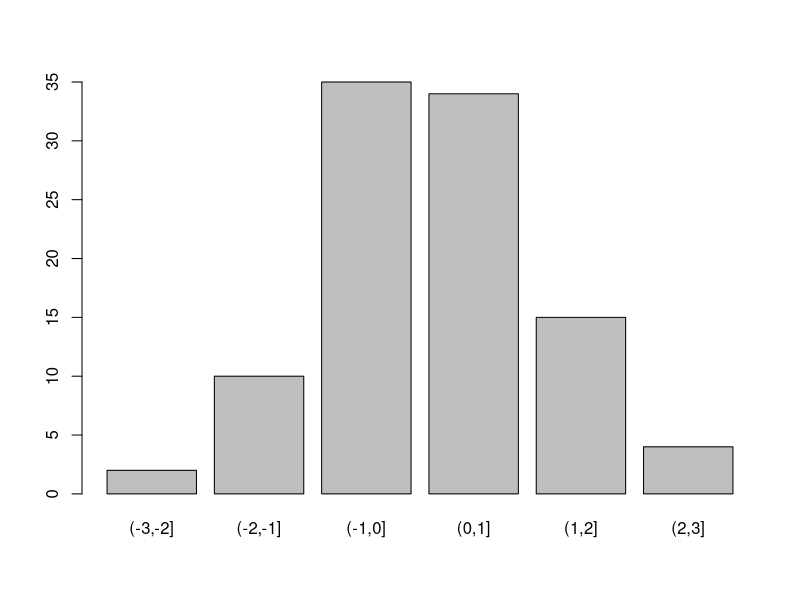

This figure's R source:

#
#   Dalykas: STATISTINĖS DUOMENŲ ANALIZĖS SISTEMA IR PROGRAMAVIMO KALBA R
#            Kategoriniai kintamieji -- faktoriai.
#
#  Autorius: Tomas Rekašius
#
#   Sukurta: 2013-03-18 | 2013-05-06
#


# TURINYS -------------------------------

# 
#   1. Faktorių sudarymas ir jų sąvybės:
#      * komanda factor
#      * komanda class
#      * komanda mode
#      * komanda levels
#      * komanda nlevels
#      * komanda length
#      * komanda attributes
#      * komanda str
#      * komanda is.ordered
#      * komanda gl
#
#   2. Faktorių reikšmų keitimas:
#      * komanda relevel
#      * komanda droplevels
#      * operatorius [
#      * komanda ordered
#


# PASTABOS ------------------------------

#
# Parašyti apie funkcijos reorder taikymą.
# 


# NUSTATYMAI ----------------------------

# Nustatoma lietuviška lokalė. 
Sys.setlocale(locale = "Lithuanian")

# Nustatomas darbinis katalogas.
setwd("C:/Downloads")

# Ištrinami visi seni kintamieji.
rm(list = ls())


# --------------------------------------- #
# FAKTORIAI IR JŲ SAVYBĖS                 #
# --------------------------------------- #

# Programavimo kalboje R faktoriais vadinami vardų arba rangų skalės kintamieji,
# kurie įgyja baigtinį skaičių skirtingų reikšmių. Statistikoje tokie kintamieji
# vadinami kategoriniais. Kategorinių kintamųjų reikšmės dažnai būna užkoduotos 
# simboliais, žodžiais, pavadinimais ar skaičiais. Jei faktorius sudarytas iš 
# vardų skalėje išmatuoto kategorinio kintamojo, tai jo reikšmių išrikiavimas 
# neturi jokios prasmės. Jei tai ranginis kintamasis, tai rango didėjimo tvarka 
# išrikiuotos reikšmės turi tam tikrą prasmę.

# Tokiems kintamiesiems sukurti R naudojama funkcija factor. Jos parametrai:
# 
#        x -- kategorinio kintamojo reikšmių vektorius,
#   levels -- skirtingų kategorinio kintamojo reikšmių vektorius,
#   labels -- kintamojo reikšmių pavadinimų vektorius,
#  ordered -- loginė reikšmė, jei TRUE, tai nurodo, kad kintamasis yra ranginis.


# Turime vektorių, kurio reikšmės nurodo pvz. anketą pildančių žmonių lytį.
# Pagal nutylėjimą galimos faktoriaus reikšmės bus išrikiuotos pagal abėcėlę.

x <- c("Vyras", "Moteris", "Vyras", "Moteris", "Moteris", "Moteris", "Vyras")
f <- factor(x)
f


# Faktorius kaip duomenų struktūra yra specialaus factor tipo.
class(f)

# Nepriklausomai nuo to, kokias reikšmes įgyja kategorinis kintamasis, faktorius
# yra sveikųjų skaičių 1, 2, ... , k vektorius, kur k yra skirtingų kintamojo 
# reikšmių skaičius, o kiekvienam jo nariui priskirtas pavadinimas -- kategorinio 
# kintamojo reikšmė. Todėl funkcija mode nurodo, kad faktoriaus kaip vektoriaus 
# reikšmės yra numeric tipo.

mode(f)


# Kokias skirtingas reikšmes turi kategorinis kintamasis parodo funkcija levels.
levels(f)

# Kiek skirtingų reikšmių turi kategorinis kintamasis parodo funkcija nlevels.
nlevels(f)

# Kaip ir kiekvieno vektoriaus, faktoriaus ilgis reiškia visų jo elementų skaičių.
length(f)


# Faktorius kaip R kintamasis turi keletą pagrindinių atributų: tai yra kintamojo 
# reikšmių vektorius ir faktoriaus kaip duomenų struktūros klasė.
attributes(f)

# Faktoriaus struktūrą galima pamatyti naudojant funkciją str. Matosi, kad faktorius 
# yra tam tikrą skirtingų reikšmių skaičių turintis sveikųjų skaičių vektorius.
str(f)


# Funkcija is.ordered nurodo, ar faktorius yra ranginis kintamasis, šiuo atveju ne.
is.ordered(f)


# Tam tikra iš anksto nustatyta tvarka išdėstytų faktorių seka generuojama su 
# funkcija gl. Jos parametrai:
# 
#       n -- kintamojo įgyjamų reikšmių skaičius,
#       k -- reikšmių pakartojimų skaičius,
#  length -- bendras faktoriaus elementų skaičius,
#  labels -- faktoriaus įgyjamų reikšmių pavadinimų vektorius,
# ordered -- loginis kintamasis, nurodantis ar faktorius yra ranginis.


# Sukursime faktorių turintį dvi kategorijas, kurios pakartotos po penktis kartus.
# Kadangi kategorijų vardai nenurodyti, juos atstoja kategorijų numeriai: 1 ir 2.
g <- gl(n = 2, k = 5)
g

# Galima sukurti dvi periodiškai pasikartojančias kategorijas turintį faktorių.
g <- gl(n = 2, k = 1, length = 10)
g

# Kategorijoms galima suteikti vardus, kurie nebūtinai turi būti žodis ar skaičius.
g <- gl(2, 1, 10, labels = c("Mėsa", "><(((°>"))
g

table(g)


# NAUDINGA ------------------------------

# Tą patį rezultatą galima gauti ir nenaudojant procedūros gl, tačiau komanda 
# gaunasi ne tokia kompaktiška: su funkcija rep generuojame pasikartojančią seką,
# kurią vėliau paverčiame į faktorių ir priskiriame kategorijoms pavadinimus.
g <- rep(1:2, length = 10)
g <- factor(g, labels = c("Mėsa", "><(((°>"))
g


# UŽDUOTIS ------------------------------ 

# 1. Sugeneruokite faktorių h, kuris turėtų po 5 kartus pasikartojančias tris 
#    kategorijas, ir suteikite joms vardus "I lygis", "II lygis" ir "III lygis".
# 2. Faktorių h su tokiais pat kategorijų pavadinimais sudarykite naudodami 
#    funkcijas rep ir factor.
# 3. Sugeneruokite faktorių d, kuris reikštų visas vieno mėnesio savaitės dienas.
#    Tarkime, kad mėnuo turi 30 dienų, o savaitės dienas pradedame skaičiuoti nuo
#    pirmadienio. Savaitės dienoms suteikite pilnus vardus.


# --------------------------------------- #
# FAKTORIŲ REIKŠMIŲ KEITIMAS              #
# --------------------------------------- #

# Išvedant faktorių į ekraną, užrašomi visi skirtingi kintamojo reikšmių variantai 
# (levels). Jei kategorinis kintamasis buvo užrašytas kaip tekstinių arba simbolinių 
# reikšmių vektorius, tai faktoriuje tos reikšmės bus išrikiuotos abėcėlės tvarka, 
# jei kintamojo reikšmių vektorius buvo iš skaičių -- tada išrikiuotos jų didėjimo 
# tvarka. Tačiau tokia tvarka dar nereiškia, kad faktorius yra ranginis kintamasis!

# Faktoriaus visų galimų reikšmių vektorių ir jo elementų išdėstymo tvarką parodo 
# funkcija levels. Pavyzdžiui, kintamojo reikšmės "Moteris" ir "Vyras" yra tekstinės,
# todėl pagal nutylėjimą faktoriuje jos išrikiuotos pagal abėcėlę.
levels(f)


# Naudojant funkciją levels, jau sukurto faktoriaus įgyjamų reikšmių vektorių galima 
# pervadinti. Čia svarbu išlaikyti tą pačią reikšmių tvarką: ("Moteris", "Vyras"), o
# naujas reikšmių vektorius gali būti pvz., ("Mot", "Vyr"), ("M", "V") ar panašiai.

levels(f) <- c("Mot", "Vyr")
levels(f)
f


# Su funkcija levels atliekamas faktoriaus įgyjamų reikšmių išdėstymo pakeitimas 
# yra nekorektiškas! Pavyzdžiui, pakeitus faktoriaus reikšmių "Moteris" ir "Vyras" 
# išdėstymo tvarką, į priešingas pasikeičia ir visų faktoriaus reikšmių prasmės!
# Padarius tokią klaidą, visos statistinės išvados apie kintamąjį bus neteisingos.

levels(f) <- c("Vyras", "Moteris")
levels(f)
f


# Pagal nutylėjimą abėcėlės tvarka išdėstytą kategorinio kintamojo įgyjamų reikšmių 
# vektorių galima pakeisti faktoriaus sudarymo metu nurodant reikiamą tų reikšmių 
# išdėstymo vektorių levels. 

f <- factor(x, levels = c("Vyras", "Moteris"))
levels(f)
f

# Kartu su vektoriumi levels nurodžius jį atitinkantį vektorių labels, faktoriaus
# sudarymo metu kategorinio kintamojo įgyjamas reikšmes galima pervadinti. 

f <- factor(x, levels = c("Vyras", "Moteris"), labels = c("Vyr", "Mot"))
levels(f)
f


# Tuo atveju, kai reikia nustatyti arba pakeisti bazinę (reference) jau sudaryto 
# faktoriaus reikšmę, naudojama funkcija relevel. Čia reikšmę "Mot" vėl padarysime 
# bazine.

f <- relevel(f, ref = "Mot")
levels(f)
f


# NAUDINGA ------------------------------

# Gana dažnai pasitaiko situacija, kad dėl patogumo kategorinio kintamojo reikšmės 
# koduojamos skaičiais. Pavyzdžiui, įvedus pažymėjimą "Vyras" = 0, "Moteris" = 1, 
# tą patį vektorių x buvo galima užrašyti taip: (0, 1, 0, 1, 1, 1, 0). Sudarant 
# faktorių, tų kodų reikšmes galima atstatyti užrašant pavadinimų vektorių labels.

z <- c(0, 1, 0, 1, 1, 1, 0)
f <- factor(z, levels = c(0, 1), labels = c("Vyras", "Moteris"))
f


# UŽDUOTIS ------------------------------ 

# 1. Tarkime, kad vektoriaus c(1, -1, 0, -1, -1, 1, -1, 0, 1, 1, -1, 0, 1, 1, 0) 
#    reikšmės reiškia atsakymus į testo klausimus. Sudarykite faktorių a ir jo 
#    reikšmėms priskirkite tokius pavadinimus: 1 = Taip, -1 = Ne ir 0 = Nežinau.
# 2. Naudodami funkciją levels, pakeiskite anksčiau sugeneruoto faktoriaus h 
#    įgyjamų reikšmių vardus į "Pirmas", "Antras", "Trečias".
# 3. Naudodami funkciją factor, pakeiskite jau sudaryto faktoriaus h įgyjamų 
#    reikšmių tvarką į priešingą: "Trečias", "Antras", "Pirmas".


# Kartais kategorinis kintamasis įgyja tik dalį visų galimų reikšmių. Tokiu atveju
# galima sudaryti faktorių, kurio galimų reikšmių vektorius levels bus didesnis, 
# nei atitinkamo kategorinio kintamojo reikšmių aibė. 

# Pavyzdžiui, turime apklausoje dalyvaujančių gyventojų miestų vektorių.
m <- c("Vilnius", "Vilnius", "Kaunas", "Vilnius", "Kaunas", "Vilnius", "Kaunas")

# Jei tyrimas buvo atliekamas apklausiant didžiųjų miestų gyventojus, nepriklausomai
# nuo to, kokias reikšmes įgijo kintamojo elementai, galimos kintamojo reikšmės 
# yra "Vilnius", "Kaunas" ir "Klaipėda". Sukuriame faktorių su tokiomis reikšmėmis.

f <- factor(m, levels = c("Vilnius", "Kaunas", "Klaipėda"))
f

# Nors kategorinis kintamasis turi dvi skirtingas reikšmes, tačiau iš jo sudarytas
# faktorius iš viso turi tris galimas reikšmes.

unique(f)   # visos skirtingos faktoriaus reikšmės
nlevels(f)  # viso galimos faktoriaus reikšmės


# Sudarant tokio kintamojo dažnių lentelę, bus įtraukiamos ir tos reikšmės, kurių
# kintamajame nepasitaikė. Tokiu būdu dažnių lentelė sudaroma ne iš tų reikšmių,
# kurias įgijo kintamasis, bet iš tų, kurias galėjo įgyti -- kartais tai svarbu.

table(m)    # pradinio kintamojo dažnių lentelė    --   dvi reikšmės
table(f)    # kategorinio kintamojo dažnių lentelė -- visos reikšmės


# Tuo atveju, kai nenaudojamos faktoriaus reikšmės yra nereikalingos, jas galima
# pašalinti naudojant funkciją droplevels. Pvz., iš faktoriaus f pašalinsime 
# nenaudojamą kintamojo kategoriją "Klaipėda", bet pats kintamasis nepasikeis.

f <- droplevels(f)
nlevels(f)
f


# Kadangi faktorius tuo pačiu yra ir vektorius, iš jo galima išskirti tam tikrus
# elementus. Tokiu būdu gautas faktorius nebūtinai turi turėti visas pradines
# kintamojo reikšmes, todėl kai kurios faktoriaus reikšmės taip pat gali būti 
# nereikalingos. Reikšmių iš faktoriaus išskyrimui naudojant operatorių [, yra
# galimybė per parametrą drop pašalinti nereikalingas kintamojo kategorijas.

# Atskiru atveju, nenurodžius faktoriaus indeksų aibės, gausime tą patį faktorių, 
# tačiau be nenaudojamų kategorijų.

f <- f[ , drop = TRUE]
nlevels(f)
f


# UŽDUOTIS ------------------------------ 

# 1. Naudodami funkciją factor, jau sudarytam faktoriui f pridėkite anksčiau 
#    pašalintą kategoriją "Klaipėda".
# 2. Naudodami operatorių [, iš faktoriaus f išskirkite tik tuos elementus, kurie 
#    atitinka reikšmę "Vilnius". Pašalinkite neegzistuojančias naujo faktoriaus 
#    kategorijas "Kaunas" ir "Klaipėda".
# 3. Iš faktoriaus d į naują faktorių išskirkite darbo dienas ir pašalinkite 
#    nebereikalingas savaitgalio dienas atitinkančias reikšmes.


# Jei kategorinis kintamasis yra ranginis, tai jo reikšmes galima išrikiuoti rango
# didėjimo tvarka ir sudaryti ordered tipo faktorių. Pavyzdžiui, pagal nutylėjimą
# faktoriaus reikšmės išrikiuojamos abėcėlės tvarka, kuri šiuo atveju nenatūrali.

y <- c("Pirmas", "Trečias", "Antras", "Trečias", "Pirmas", "Pirmas", "Antras")
r <- factor(y)
r

# Sukurdami faktorių galime išrašyti reikšmes jų didėjimo tvarka ir nurodyti, kad
# jos sudaro tam tikrą rangų sistemą.

r <- factor(y, levels = c("Trečias", "Antras", "Pirmas"), ordered = TRUE)
r


# Tokį patį ranginį kintamąjį galima sudaryti naudojant funkciją ordered.
# Nenurodžius reikšmių išdėstymo tvarkos, jos bus išrikiuotos pagal abėcėlę.
r <- ordered(y, levels = c("Trečias", "Antras", "Pirmas"))
r

# Taip sudarytas faktorius yra ranginis kintamasis, kurio reikšmės turi tvarką.
is.ordered(r)


# UŽDUOTIS ------------------------------ 

# 1. Faktoriaus a reikšmes išrikiuokite tokia tvarka: "Ne", "Nežinau", "Taip" ir 
#    sukurkite naują ranginį kintamąjį -- faktorių t.
# 2. Iš faktoriaus t išskirkite tik reikšmes "Ne", "Taip" ir taip sukurkite naują
#    ranginį kintamąjį.


# NAUDINGA ------------------------------

# Kartais faktoriai panaudojami gana įdomiose situacijose. Pvz., funkcija cut 
# tolydų kintamąjį suskaido į tam tikrus intervalus. Rezultatas yra tokio pat 
# ilgio vektorius, kur vietoj pradinio vektoriaus reikšmės yra intervalas, į 
# kurį ta reikšmė patenka.

# Sugeneruosime 100 standartinių normaliųjų dydžių ir suskirstysime į vienodo 
# pločio intervalus (-3, -2], (-2, -1], ... (2, 3]. Suskaičiuosime, kiek reikšmių 
# patenka į šiuos intervalus.

r <- rnorm(100)
t <- cut(r, breaks = -3:3)
t

# Toks kintamasis yra kategorinis, o visas jo reikšmes gauname su komanda levels.
class(t)
levels(t)

# Sudarome duomenų lentelę, kurioje pirmas kintamasis yra anksčiau sunegeneruotas
# skaičius, o antrasis kintamasis nurodo intervalą, į kurį tas skaičius patenka.
m <- data.frame(skaičius = r, intervalas = t)
head(m)

# Suskaičiuodami skirtingus intervalus, sužinome, po kiek reikšmių patenka į 
# kiekvieną intervalą. Gautą dažnių lentelę galima atvaizduoti kaip histogramą.
table(t)
plot(t)
